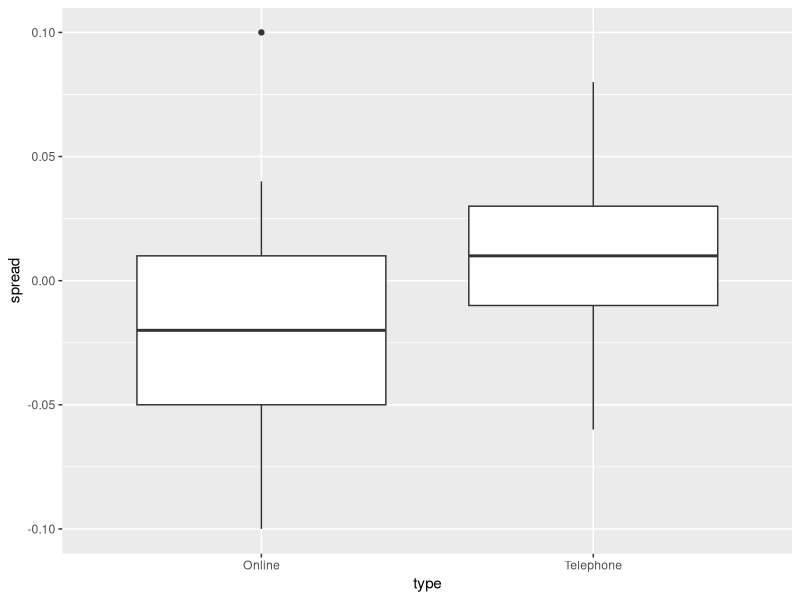
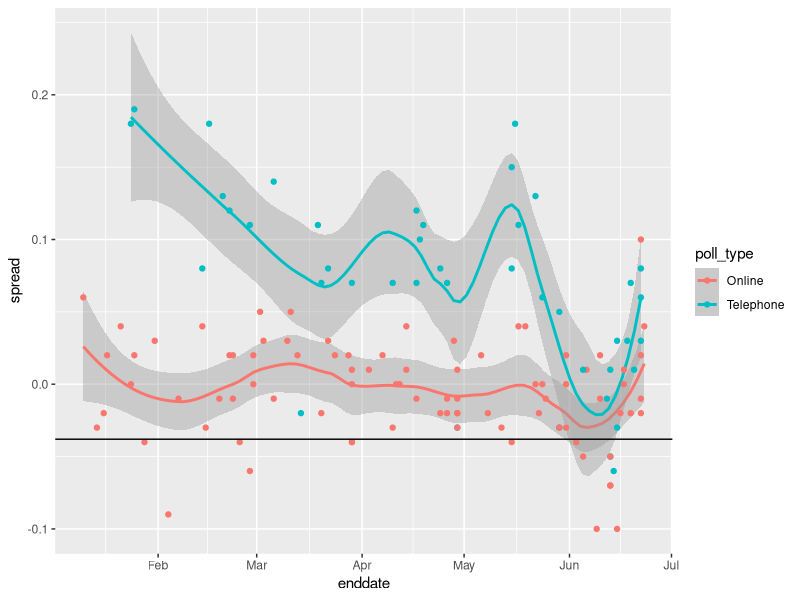
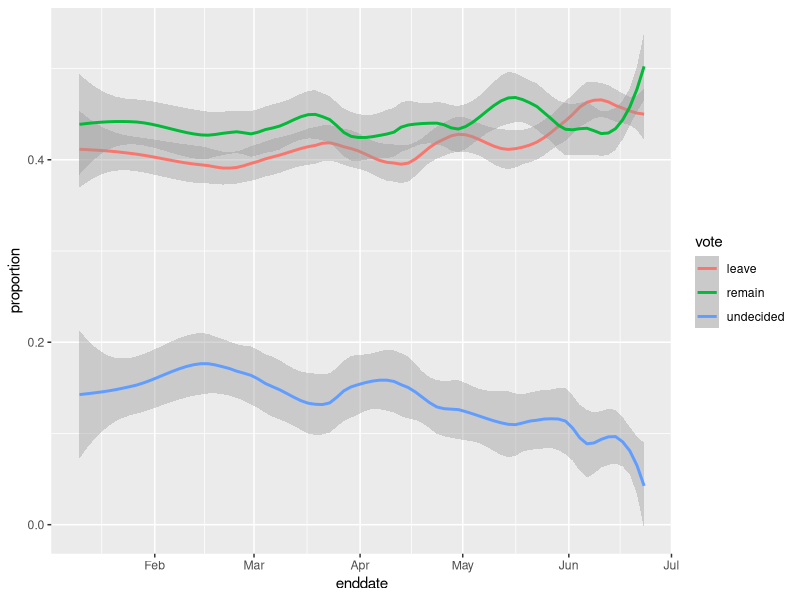

The R source for these figures, in order:
# suggested libraries and options
library(tidyverse)
options(digits = 3)

# load brexit_polls object
library(dslabs)
data(brexit_polls)
p <- 0.481    # official proportion voting "Remain"
d <- 2*p-1    # official spread

# Question 1: Expected value and standard error of a poll
N <- 1500
e <- p*N # Total Remain
se <- sqrt(N * p * (1-p)) # SE of total Remain
e <- p # Expected val of X_hat propertion of Remain
se <- sqrt(p*(1-p)/N) # SE of X_hat - Remain
d <- 2*p-1 #Spread
sed <- 2 * se # SE of spread d between Remain and Leave.

# Question 2: Actual Brexit poll estimates
brexit_polls <- brexit_polls %>% mutate(x_hat = (spread+1)/2)
mean(brexit_polls$spread)
sd(brexit_polls$spread)
mu <- mean(brexit_polls$x_hat)
s <- sd(brexit_polls$x_hat)

# Question 3: Confidence interval of a Brexit poll
x_hat <- brexit_polls$x_hat[1]
N <- brexit_polls$samplesize[1]
se <- sqrt(x_hat*(1-x_hat)/N)
x_hat - qnorm(0.975)*se
x_hat + qnorm(0.975)*se

# Question 4: Confidence intervals for polls in June
june_polls <- brexit_polls %>% filter(enddate >= "2016-06-01") %>%
  mutate(se_x_hat = sqrt(x_hat*(1-x_hat)/samplesize),
         se = 2 * se_x_hat,
         lower = spread - qnorm(0.975)*se,
         upper = spread + qnorm(0.975)*se,
         hit = (d >= lower & d <= upper))
june_polls %>% summarize(zero = sum(0 >= lower & 0 <= upper)/n() ) %>% .$zero
june_polls %>% summarize(posi = sum(lower > 0)/n() ) %>% .$posi
june_polls %>% summarize(hits = sum(hit)/n() ) %>% .$hits
sum(june_polls$hit)

# Question 5: Hit rate by pollster
jp<- june_polls %>% group_by(pollster) %>% 
  summarize(n = n(), prophits = sum(hit)/n) %>% 
  arrange(prophits)

# Question 6: Boxplot of Brexit polls by poll type
june_polls %>% select(type = poll_type,spread) %>%
  ggplot(aes(type,spread)) + geom_boxplot()

# Question 7: Combined spread across poll type
combined_by_type <- june_polls %>%
  group_by(poll_type) %>%
  summarize(N = sum(samplesize),
            spread = sum(spread*samplesize)/N,
            p_hat = (spread + 1)/2)
combined_by_type <- mutate(combined_by_type,
                           se = 2 * sqrt(p_hat*(1-p_hat)/N),
                           lower = spread - qnorm(0.975)*se,
                           upper = spread + qnorm(0.975)*se)

# Question 8: Interpreting combined spread estimates across poll type

#***************** Brexit poll analysis - Part 3 ****************
# brexit_polls added x_hat as in Q2

# Question 9: Chi-squared p-value
brexit_hit <- brexit_polls %>%
  mutate(p_hat = (spread + 1)/2,
         se_spread = 2*sqrt(p_hat*(1-p_hat)/samplesize),
         spread_lower = spread - qnorm(.975)*se_spread,
         spread_upper = spread + qnorm(.975)*se_spread,
         hit = spread_lower < -0.038 & spread_upper > -0.038) %>%
  select(poll_type, hit)
totals <- brexit_hit %>% group_by(hit,poll_type) %>%
  summarize(n = n()) %>% spread(poll_type,n)
chisq_test <- totals %>% select(-hit) %>% chisq.test()
chisq_test$p.value

# Question 10: Odds ratio of online and telephone poll hit rate
oddsOnl <- (totals$Online[2] / sum(totals$Online)) / 
  (totals$Online[1] / sum(totals$Online))
oddsTel <- (totals$Telephone[2] / sum(totals$Telephone)) / 
  (totals$Telephone[1] / sum(totals$Telephone))
oddsOnl/oddsTel

# Question 11: Plotting spread over time
brexit_polls %>% ggplot(aes(enddate,spread,color = poll_type)) + 
  geom_smooth(method = "loess", span = 0.4) + geom_point() + 
  geom_hline(yintercept =  -0.038)

# Question 12: Plotting raw percentages over time
brexit_long <- brexit_polls %>%
  gather(vote, proportion, "remain":"undecided") %>%
  mutate(vote = factor(vote))
brexit_long %>% ggplot(aes(enddate,proportion,color = vote)) + 
  geom_smooth(method = "loess", span = 0.3)
